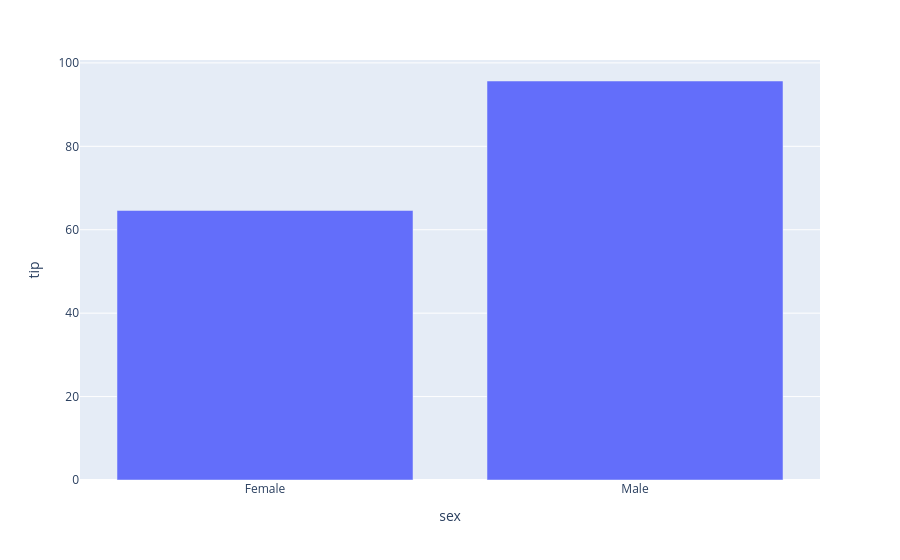

Notebook code for this chart:
### Markdown cell above
You may plot using the processed data frame
* Note the mini-stacked data is not present anymore

### Code cell
fig = px.bar(data_frame=df_processed, x="sex", y='tip')
fig.show()

### Figure 1 — Plotly figure (JSON) as saved in the notebook; plotly's stock layout.template omitted (floating-point values rounded to 4 significant figures)
{"data": [{"hovertemplate": "sex=%{x}<br>tip=%{y}<extra></extra>", "legendgroup": "", "marker": {"color": "#636efa", "pattern": {"shape": ""}}, "name": "", "orientation": "v", "showlegend": false, "textposition": "auto", "type": "bar", "x": ["Female", "Male"], "xaxis": "x", "y": [64.62, 95.66], "yaxis": "y"}], "layout": {"barmode": "relative", "legend": {"tracegroupgap": 0}, "margin": {"t": 60}, "xaxis": {"anchor": "y", "domain": [0, 1], "title": {"text": "sex"}}, "yaxis": {"anchor": "x", "domain": [0, 1], "title": {"text": "tip"}}}}
